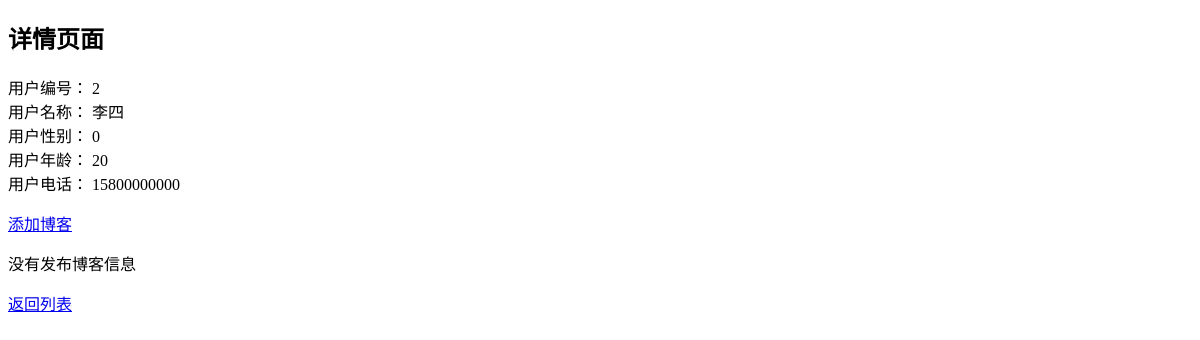
Before: /detail/2/ with the older database file.
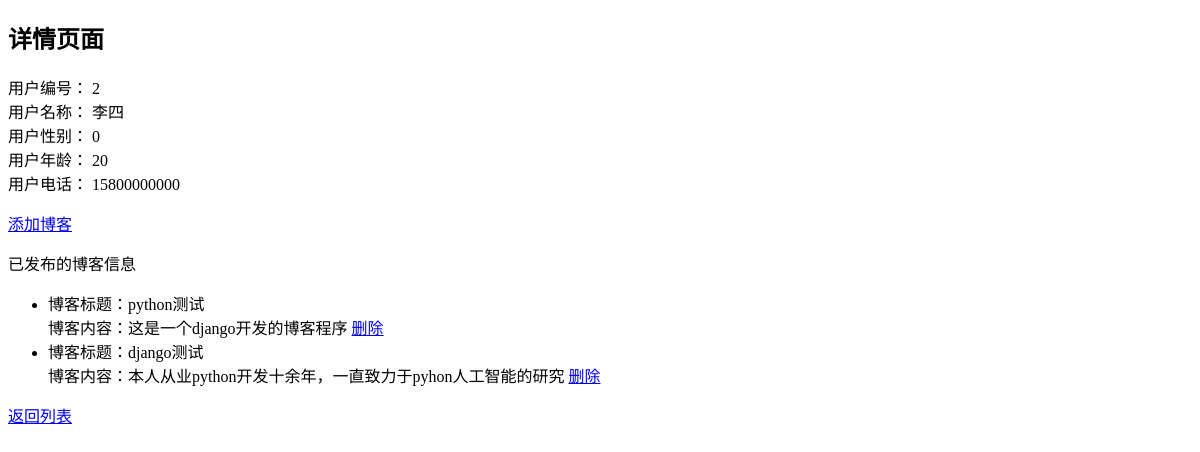
After: the same page with the newer database file.
### blog/models.py (models this page shows, shortened)
class BlogInfo(models.Model):
    title = models.CharField(max_length=50)
    content = models.CharField(max_length=512, null=True, blank=True)
    createTime = models.DateTimeField()
    createBy = models.ForeignKey(UserInfo, on_delete=models.CASCADE)

### blog/views.py (the view)
# urls.py: url(r"^detail/(\d+)/$", detail, name="detail"),
def detail(request, id):
    print("这是传递的参数：%s"%(id,))
    userInfo = UserInfo.objects.get(pk=id)
    return render(request, "blog/detail.html", {"user": userInfo})

### template/blog/detail.html (shortened to what this page needs)
<!DOCTYPE html>
<html lang="en">
<head>
</head>
<body>
    <h2>详情页面</h2>
    <div>
        <label for="{{ user.id }}">用户编号： {{ user.id }}</label><br/>
        <label for="{{ user.username }}">用户名称： {{ user.username }}</label><br/>
        <label for="{{ user.gender }}">用户性别： {{ user.gender }}</label><br/>
        <label for="{{ user.age }}">用户年龄： {{ user.age }}</label><br/>
        <label for="{{ user.phone }}">用户电话： {{ user.phone }}</label><br/>
    </div>
    <p><a href="{% url 'blog:addblog' user.id %}">添加博客</a></p>
    {% if user.bloginfo_set.all %}
    <p>已发布的博客信息</p>
    <ul>
        {% for blog in user.bloginfo_set.all %}
            <li>
                博客标题：{{blog.title}}<br>
                博客内容：{{blog.content}}
                <a href="{% url 'blog:deleteblog' blog.id %}">删除</a>
            </li>
        {% empty %}
            <p>没有发布博客信息</p>
        {% endfor %}
    </ul>
    {% else %}
        <p>没有发布博客信息</p>
    {% endif %}
    <p><a href="{% url 'blog:list' %}">返回列表</a></p>
</body>
</html>

Changed rows visible on the page:
added BlogInfo: title "python测试", content "这是一个django开发的博客程序"
added BlogInfo: title "django测试", content "本人从业python开发十余年，一直致力于pyhon人工智能的研究"
Other visible differences:
text no longer shown: "没有发布博客信息"
text now shown: "已发布的博客信息"
